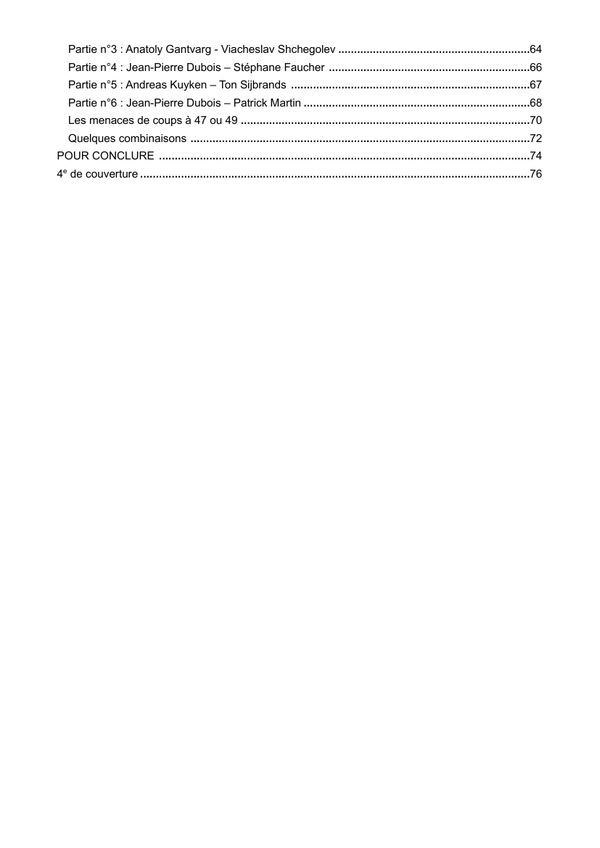
#> input picture backend/strategy/pages/roozenburg/page_0004.jpg, 600 x 848 px; its folder holds only this picture in this run
$ python extract_roozenburg_boards.py
#> lines starting #> are read from the running program, lines starting #| are printed output that depends on the picture; after the words box and inside, x2 and y2 are one past the last pixel; in counts of white or black regions, pixels touching at a corner belong together
"""Auto-extract Roozenburg diagrams from rendered page JPGs.

Roozenburg pages mix prose with 0-3 printed diagrams.  Every diagram
has a thin black rectangular border around the 10×10 grid (run length
~170 pixels at the bundle's resolution).  Two-pass scan:

1. For every row of the page, compute the longest run of dark pixels
   (intensity < 80).  Border rows show up as runs of 150-180 px;
   text and pieces produce much shorter runs.
2. Walk the border-row candidates sorted by ``y``; pair each one with
   another ~170 px below at the same ``x`` range.  Falls back to a
   square assumption (``bottom = top + run_length``) when only one
   border is visible (rare — happens when an inner border row blends
   with a piece's outline at the bottom of the board).

Sort the resulting bboxes in reading order (top-to-bottom, then
left-to-right) and number them 1, 2, 3... per page — matches the
convention JF used when seeding the first batch by hand.

Run from the repo root::

    python -m backend.strategy.extract_roozenburg_boards

Merges with the existing ``diagrams_manifest.json``: hand-curated bbox
entries always win on the same ``(page, number)`` key, so re-running
is safe.
"""
from __future__ import annotations

import json
from pathlib import Path

import numpy as np
from PIL import Image

_PAGES_DIR = Path(__file__).parent / "pages" / "roozenburg"

# Board border characteristics observed on the bundled JPG resolution.
# ``min_run`` filters out anything that's not a board border.  The
# ``size_range`` lets the pairing step accept some slack in case the
# border is occluded by a piece on its edge.
_MIN_BORDER_RUN = 150
_BOARD_SIZE_RANGE = (150, 200)


def _longest_run_per_row(mask: np.ndarray) -> tuple[np.ndarray, list[int | None], list[int | None]]:
    n = mask.shape[0]
    runs = np.zeros(n, dtype=np.int32)
    starts_out: list[int | None] = [None] * n
    ends_out: list[int | None] = [None] * n
    for i in range(n):
        row = mask[i]
        diffs = np.diff(np.concatenate(([0], row.view(np.int8), [0])))
        starts = np.where(diffs == 1)[0]
        ends = np.where(diffs == -1)[0]
        if len(starts):
            r = ends - starts
            b = int(np.argmax(r))
            runs[i] = int(r[b])
            starts_out[i] = int(starts[b])
            ends_out[i] = int(ends[b])
    return runs, starts_out, ends_out


def detect_boards_on_page(arr: np.ndarray) -> list[tuple[int, int, int, int]]:
    """Return ``[(x0, y0, x1, y1), ...]`` of every board on the page.

    Sorted by reading order (top to bottom, left to right).
    """
    very_dark = arr < 80
    row_runs, row_starts, row_ends = _longest_run_per_row(very_dark)
    candidates = [
        (y, row_runs[y], row_starts[y], row_ends[y])
        for y in range(arr.shape[0])
        if row_runs[y] >= _MIN_BORDER_RUN
    ]
    used: set[int] = set()
    boards: list[tuple[int, int, int, int]] = []
    for i, (y, r, s, e) in enumerate(candidates):
        if i in used:
            continue
        matched = False
        # Look for a bottom border within the expected board height.  Track
        # ``matched`` explicitly rather than relying on a ``for/else`` —
        # the "we've gone past the max" early-break would otherwise skip
        # the fallback and leave the top border orphaned.
        for j in range(i + 1, len(candidates)):
            if j in used:
                continue
            y2, r2, s2, e2 = candidates[j]
            if not (_BOARD_SIZE_RANGE[0] <= (y2 - y) <= _BOARD_SIZE_RANGE[1]):
                if y2 - y > _BOARD_SIZE_RANGE[1]:
                    break
                continue
            if s2 is None or e2 is None:
                continue
            if abs(s - s2) <= 15 and abs(e - e2) <= 15:
                boards.append((s, y, e, y2))
                used.add(i)
                used.add(j)
                matched = True
                break
        if not matched:
            # Bottom border occluded or out of range — assume square.
            boards.append((s, y, e, y + r))
            used.add(i)
    # Filter out false positives — text regions occasionally show a long
    # dark run that looks like a top border.  A real board has the
    # checkered grey/white pattern *below* that border; text is mostly
    # white.  Reject any candidate whose interior averages too bright.
    real_boards: list[tuple[int, int, int, int]] = []
    for x0, y0, x1, y1 in boards:
        if y1 > arr.shape[0]:
            y1 = arr.shape[0]
        if x1 > arr.shape[1]:
            x1 = arr.shape[1]
        interior = arr[y0 + 5:y1 - 5, x0 + 5:x1 - 5]
        if interior.size == 0:
            continue
        # Boards average ~190-210 (lots of grey squares); text ~245.
        if interior.mean() <= 230:
            real_boards.append((x0, y0, x1, y1))
    boards = real_boards

    # Sort and de-duplicate: two candidates may converge onto the same
    # diagram if the top and bottom borders bleed into adjacent rows
    # (anti-aliasing, JPEG noise).  Drop any board that overlaps >=50%
    # with one we've already kept.
    boards.sort(key=lambda b: (b[1], b[0]))
    deduped: list[tuple[int, int, int, int]] = []
    for b in boards:
        keep = True
        for k in deduped:
            ix0, iy0 = max(b[0], k[0]), max(b[1], k[1])
            ix1, iy1 = min(b[2], k[2]), min(b[3], k[3])
            if ix1 <= ix0 or iy1 <= iy0:
                continue
            inter = (ix1 - ix0) * (iy1 - iy0)
            area_b = (b[2] - b[0]) * (b[3] - b[1])
            if inter / area_b >= 0.5:
                keep = False
                break
        if keep:
            deduped.append(b)
    return deduped


def main() -> int:
    pages = sorted(_PAGES_DIR.glob("page_*.jpg"))
    print(f"Scanning {len(pages)} pages…")
    new_entries: list[dict] = []
    for page_path in pages:
        page = int(page_path.stem.split("_")[1])
        arr = np.asarray(Image.open(page_path).convert("L"), dtype=np.float32)
        for i, bbox in enumerate(detect_boards_on_page(arr), start=1):
#> in detect_boards_on_page, `very_dark = arr < 80`:
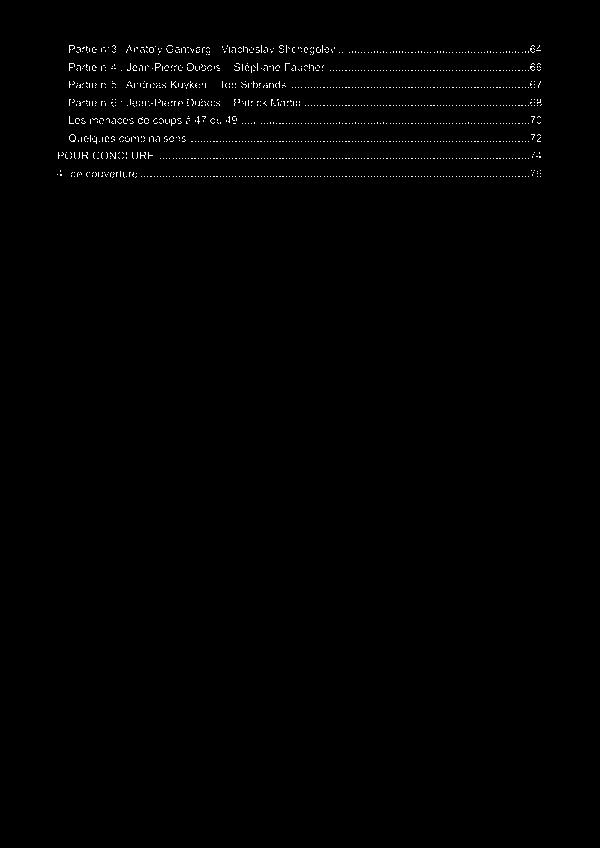
#> very_dark: shape (848, 600) bool; 0.59% white in thin lines or dots, all inside (x1, y1, x2, y2) = (57, 45, 542, 178)
#> in _longest_run_per_row, `n = mask.shape[0]`: n = 848
#> in _longest_run_per_row, `starts_out: list[int | None] = [None] * n`: starts_out = 848 items
#> in detect_boards_on_page, `used: set[int] = set()`: used = 0 items
            new_entries.append({
                "page": page,
                "number": i,
                "bbox": [int(v) for v in bbox],
            })
#> this loop made 0 passes
#> after the loop, new_entries = []
    print(f"Detected {len(new_entries)} boards.")
#| Detected 0 boards.

    # Merge with existing manifest — JF's hand-picked bboxes win.  An
    # auto-detected board that overlaps an existing entry is treated as
    # the same diagram (operator's chosen number kept, bbox kept), even
    # if my sequential numbering would have assigned a different one.
    # That preserves the link between ``diagrams_fens.json`` (keyed by
    # the operator's numbers) and the underlying bboxes.
    manifest_path = _PAGES_DIR / "diagrams_manifest.json"
    existing_by_page: dict[int, list[dict]] = {}
    if manifest_path.is_file():
        # Re-validate every existing bbox via the same interior-brightness
        # check used to filter detector output.  Previous extractor runs
        # produced false positives (text regions misread as boards); any
        # such entry that still sits in the manifest gets dropped here so
        # the new detector's correct bbox can take its place.
        for e in json.loads(manifest_path.read_text()).get("entries", []):
            page = e["page"]
            page_path = _PAGES_DIR / f"page_{page:04d}.jpg"
            if not page_path.is_file():
                existing_by_page.setdefault(page, []).append(e)
                continue
            arr = np.asarray(Image.open(page_path).convert("L"), dtype=np.float32)
            x0, y0, x1, y1 = e["bbox"]
            x1 = min(x1, arr.shape[1])
            y1 = min(y1, arr.shape[0])
            interior = arr[y0 + 5:y1 - 5, x0 + 5:x1 - 5]
            if interior.size > 0 and interior.mean() > 230:
                print(f"  drop stale entry p.{page} #{e['number']} bbox={e['bbox']} (interior too bright)")
                continue
            existing_by_page.setdefault(page, []).append(e)

    # [11 lines left out: function bbox_overlap, not called in this run]

    merged: list[dict] = []
    added = 0
    used_existing: set[tuple[int, int]] = set()
    for entry in new_entries:
        page = entry["page"]
        for existing in existing_by_page.get(page, []):
            if bbox_overlap(entry["bbox"], existing["bbox"]) >= 0.5:
                # Same diagram — keep the human's entry.
                break
        else:
            merged.append(entry)
            added += 1
#> after the loop, added = 0; merged = []
    # Append all existing entries we haven't already merged above.
    for entries in existing_by_page.values():
        for e in entries:
            merged.append(e)
    merged.sort(key=lambda e: (e["page"], e["number"]))
    # Drop any duplicate (page, number) keys preferring entries from the
    # existing manifest (those have ``_keep`` semantics).
    dedup: dict[tuple[int, int], dict] = {}
    for e in merged:
        key = (e["page"], e["number"])
        dedup[key] = e
#> after the loop, dedup = 0 items
    out_entries = sorted(dedup.values(), key=lambda e: (e["page"], e["number"]))
#> out_entries = []
    manifest_path.write_text(
        json.dumps({"source": "ROOZENBURG", "entries": out_entries}, indent=2) + "\n",
    )
    print(
        f"Manifest: {len(out_entries)} entries "
        f"({added} new from detector, "
        f"{sum(len(v) for v in existing_by_page.values())} pre-existing)"
    )
#| Manifest: 0 entries (0 new from detector, 0 pre-existing)
    return 0


if __name__ == "__main__":
    raise SystemExit(main())
#> (the program exits here)

$ run again, on backend/strategy/pages/roozenburg/page_0010.jpg
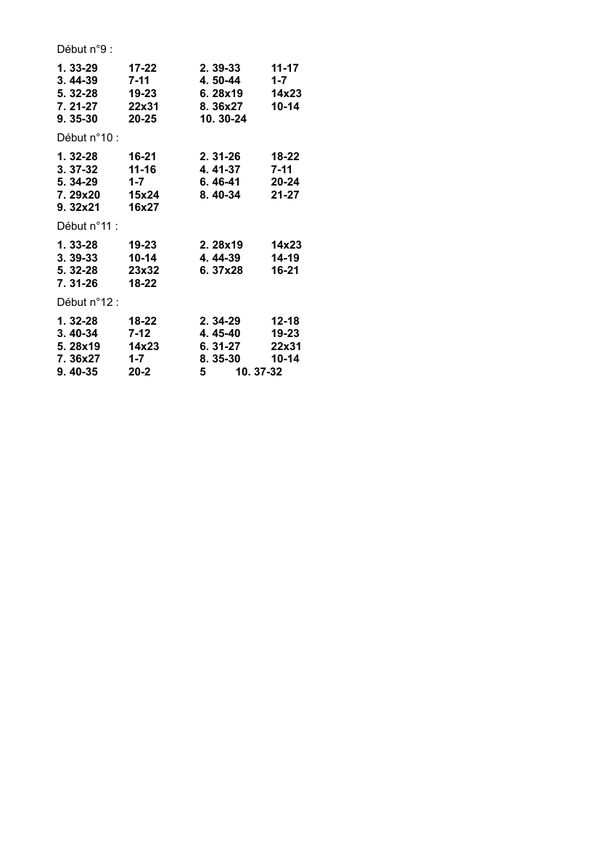
#> input picture backend/strategy/pages/roozenburg/page_0010.jpg, 600 x 848 px
#> in detect_boards_on_page, `very_dark = arr < 80`:
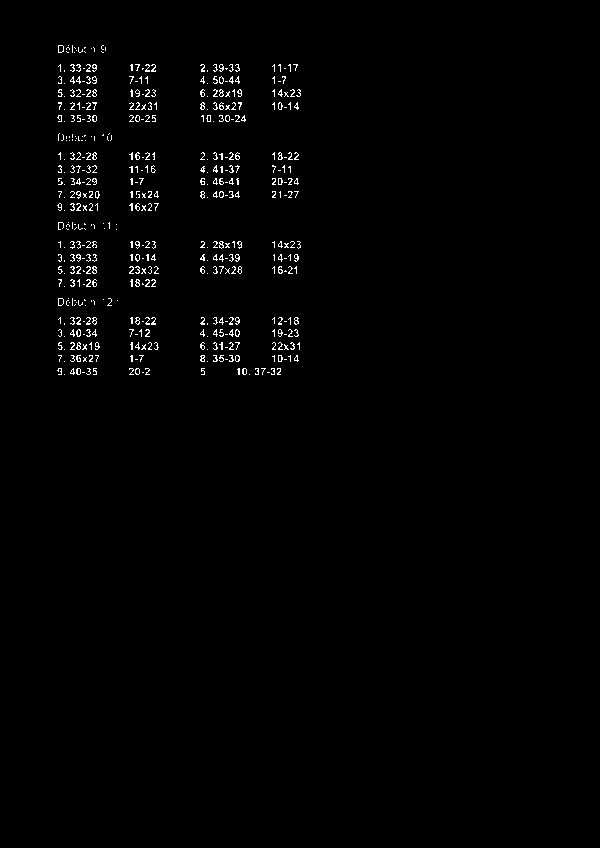
#> very_dark: shape (848, 600) bool; 1.1% white in thin lines or dots, all inside (x1, y1, x2, y2) = (57, 45, 301, 375)
#> n = 848
#> starts_out = 848 items
#> used = 0 items
#> after the loop in main, `for i, bbox in enumerate(detect_boards_on_page(arr), start=1):`: new_entries = []
#| Detected 0 boards.
#> after the loop in main, `for entry in new_entries:`: added = 0; merged = []
#> after the loop in main, `for e in merged:`: dedup = 0 items
#> out_entries = []
#| Manifest: 0 entries (0 new from detector, 0 pre-existing)

$ run again, on backend/strategy/pages/roozenburg/page_0011.jpg
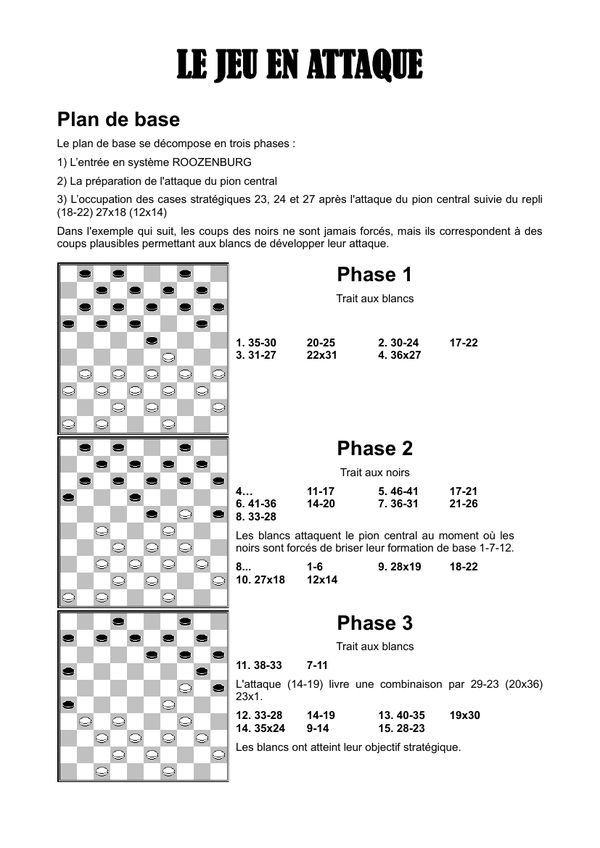
#> input picture backend/strategy/pages/roozenburg/page_0011.jpg, 600 x 848 px
#> in detect_boards_on_page, `very_dark = arr < 80`:
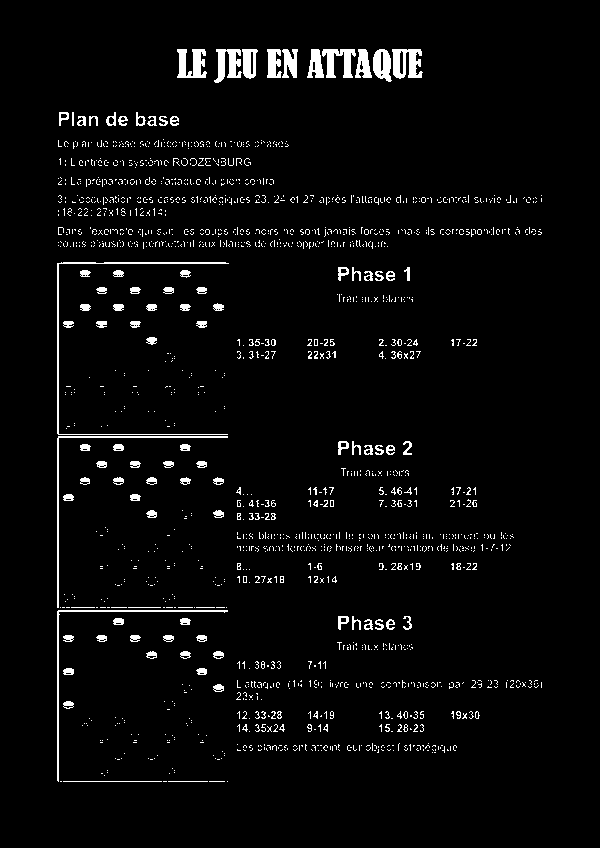
#> very_dark: shape (848, 600) bool; 3.7% white; 1765 white regions (1646 under 20 px), largest, box (x1, y1, x2, y2) and area: (57, 262, 229, 435) 838, (57, 610, 228, 782) 682, (57, 436, 228, 608) 680
#> n = 848
#> starts_out = 848 items
#> candidates = [(263, 172, 57, 229), (434, 170, 58, 228), (436, 170, 58, 228), (437, 170, 58, 228), (610, 170, 58, 228), (611, 171, 57, 228)]
#> used = 0 items
#> boards = [(57, 263, 229, 434), (58, 436, 228, 610), (58, 437, 228, 611)]
#> the loop in main, `for i, bbox in enumerate(detect_boards_on_page(arr), start=1):` made 2 passes
#> (i, bbox) on passes 1 to 2: (1, (57, 263, 229, 434)), (2, (58, 436, 228, 610))
#> after the loop in main, `for i, bbox in enumerate(detect_boards_on_page(arr), start=1):`: new_entries = 2 items
#| Detected 2 boards.
#> the loop in main, `for entry in new_entries:` made 2 passes
#> (entry, page) on passes 1 to 2: ({'page': 11, 'number': 1, 'bbox': [57, 263, 229, 434]}, 11), ({'page': 11, 'number': 2, 'bbox': [58, 436, 228, 610]}, 11)
#> after the loop in main, `for entry in new_entries:`: added = 2; merged = 2 items
#> the loop in main, `for e in merged:` made 2 passes
#> e on passes 1 to 2: {'page': 11, 'number': 1, 'bbox': [57, 263, 229, 434]}, {'page': 11, 'number': 2, 'bbox': [58, 436, 228, 610]}
#| Manifest: 2 entries (2 new from detector, 0 pre-existing)

$ run again, on backend/strategy/pages/roozenburg/page_0012.jpg
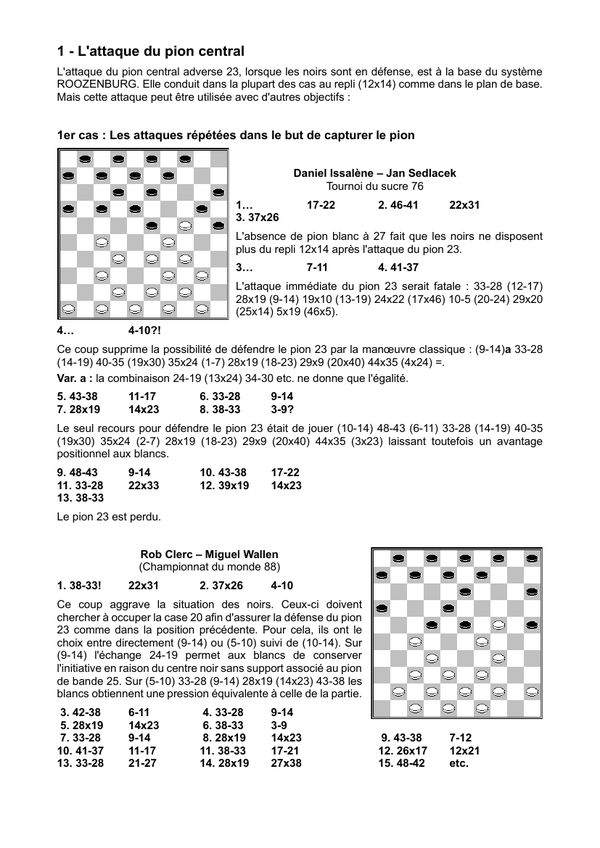
#> input picture backend/strategy/pages/roozenburg/page_0012.jpg, 600 x 848 px
#> in detect_boards_on_page, `very_dark = arr < 80`:
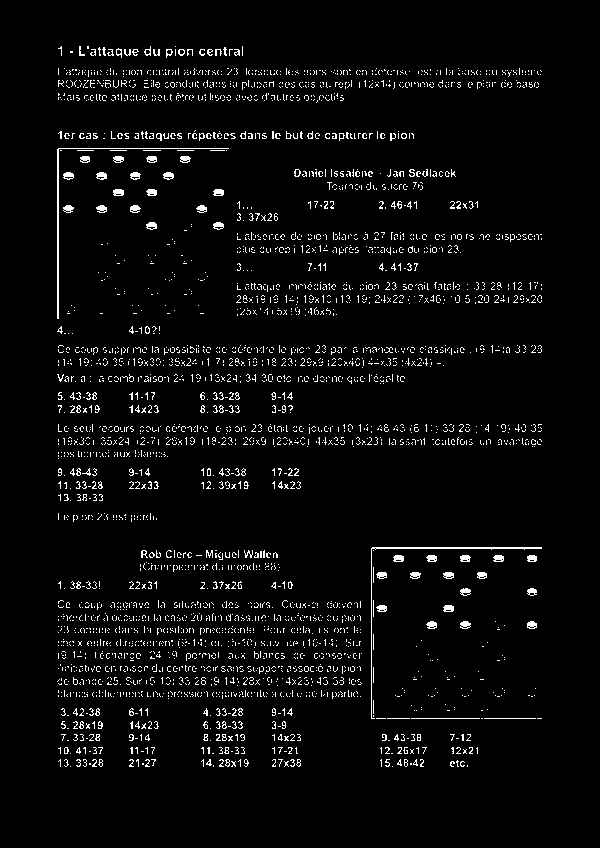
#> very_dark: shape (848, 600) bool; 4% white in thin lines or dots, all inside (x1, y1, x2, y2) = (57, 46, 542, 767)
#> n = 848
#> starts_out = 848 items
#> candidates = [(148, 171, 58, 229), (547, 170, 372, 542), (548, 166, 376, 542)]
#> used = 0 items
#> boards = [(58, 148, 229, 319), (372, 547, 542, 717), (376, 548, 542, 714)]
#> the loop in main, `for i, bbox in enumerate(detect_boards_on_page(arr), start=1):` made 2 passes
#> (i, bbox) on passes 1 to 2: (1, (58, 148, 229, 319)), (2, (372, 547, 542, 717))
#> after the loop in main, `for i, bbox in enumerate(detect_boards_on_page(arr), start=1):`: new_entries = 2 items
#| Detected 2 boards.
#> the loop in main, `for entry in new_entries:` made 2 passes
#> (entry, page) on passes 1 to 2: ({'page': 12, 'number': 1, 'bbox': [58, 148, 229, 319]}, 12), ({'page': 12, 'number': 2, 'bbox': [372, 547, 542, 717]}, 12)
#> after the loop in main, `for entry in new_entries:`: added = 2; merged = 2 items
#> the loop in main, `for e in merged:` made 2 passes
#> e on passes 1 to 2: {'page': 12, 'number': 1, 'bbox': [58, 148, 229, 319]}, {'page': 12, 'number': 2, 'bbox': [372, 547, 542, 717]}
#| Manifest: 2 entries (2 new from detector, 0 pre-existing)
